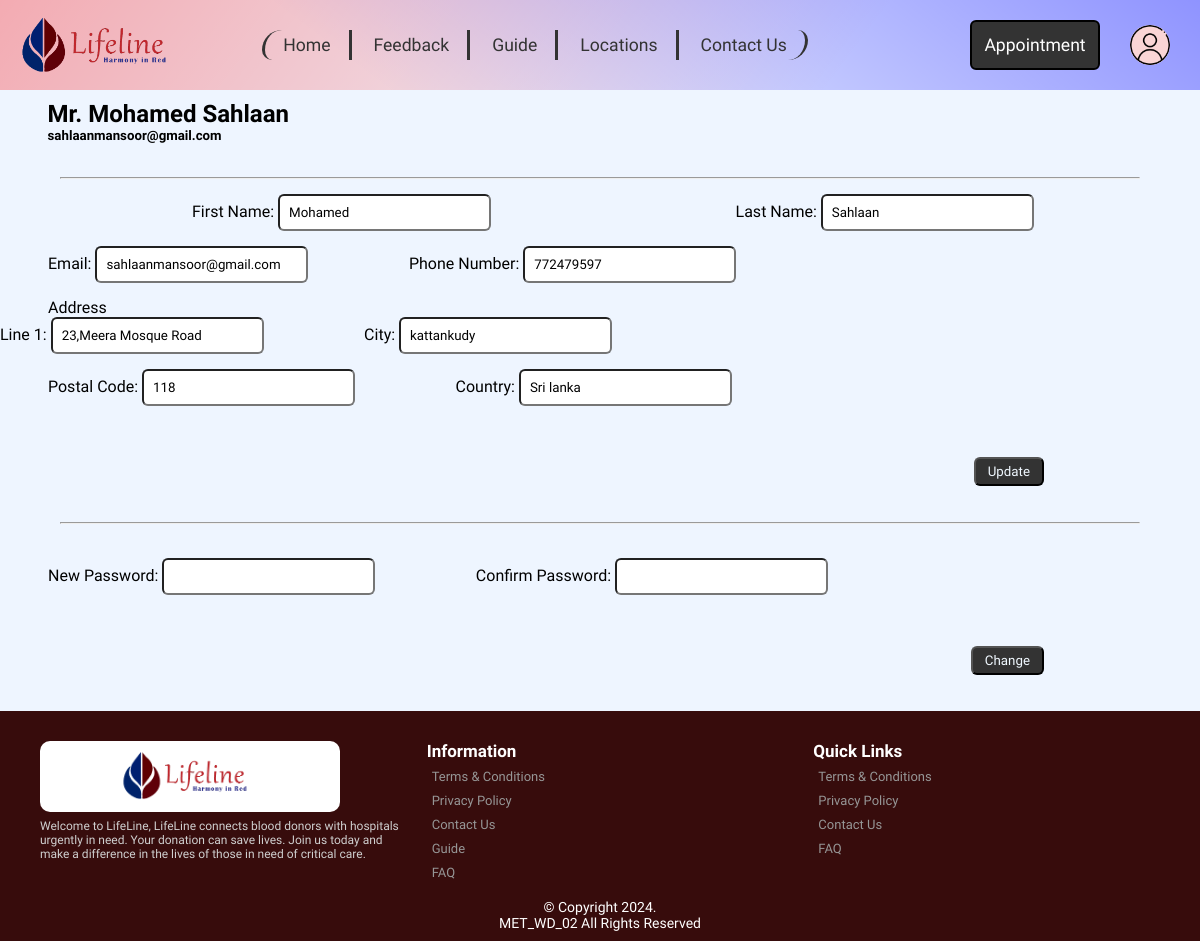
/donor_edit.php (signed in), run on the app's committed database.
### tables this page shows
CREATE TABLE
    donor (
        Donor_id INT AUTO_INCREMENT NOT NULL,
        Salutation VARCHAR(10) NOT NULL,
        F_name VARCHAR(50) NOT NULL,
        L_name VARCHAR(50) NOT NULL,
        NIC VARCHAR(20) UNIQUE NOT NULL,
        DOB VARCHAR(20) NOT NULL,
        Gender VARCHAR(20) NOT NULL,
        Phone_no INT (10) NOT NULL,
        Blood_Group VARCHAR(5) NOT NULL,
        Email VARCHAR(100) UNIQUE NOT NULL,
        Line1 VARCHAR(200) NOT NULL,
        City VARCHAR(100) NOT NULL,
        Postal_Code VARCHAR(15) NOT NULL,
        Country VARCHAR(30) NOT NULL,
        D_Password VARCHAR(20) NOT NULL,
        CONSTRAINT Doner_PK PRIMARY KEY (Donor_id)
    );

### donor_edit.php (the view, shortened to what this page needs)
<?php
require 'header.php';
include 'CRUD/edit_donor_process.php';
$query = "SELECT *
     FROM donor
     WHERE Donor_id='$_SESSION[userID]'";
$result_donor = mysqli_query($conn, $query);
$row = mysqli_fetch_assoc($result_donor);
$Fname = $row['F_name'];
$Lname = $row['L_name'];
$Email = $row['Email'];
$Phone = $row['Phone_no'];
$Line1 = $row['Line1'];
$city = $row['City'];
$postalCode = $row['Postal_Code'];
$country = $row['Country'];
?>
<!DOCTYPE html>
<html>
<head>
    <link rel="stylesheet" href="css/donor_edit.css" />
</head>
<body>
    <main class="frame">
        <div class="sec1">
            <div class="row1">
                <div class="blue">
                    <?php
                    echo "<h2 class=\"blue\">" . $_SESSION['username'] . "</h2>";
                    ?></div>
                <div class="head">
                    <?php echo "<h5 class=\"head\">" . $_SESSION['email'] . "</h5>"; ?>
                </div>
            </div>
        </div>
        <br />
        <hr />
        <form method="post">
            <div class="sec1">
                <div class="one">
                    <label for="fname">First Name: </label>
                    <input type="text" name="fname" value="<?php echo $Fname; ?>">
                </div>
                <div class="one">
                    <label for="lname">Last Name: </label>
                    <input type="text" name="lname" value="<?php echo $Lname; ?>">
                </div>
            </div>
            <div class="sec2">
                <div class="two">
                    <label for="email">Email: </label>
                    <input type="text" name="email" value="<?php echo $Email; ?>">
                </div>
                <div class="two">
                    <label for="phone">Phone Number: </label>
                    <input type="text" name="phone" value="<?php echo $Phone; ?>">
                </div>
            </div>
            <div class="sec3">
                <div class="three">
                    <label for="email">Address <br> Line 1: </label>
                    <input type="text" name="line1" value="<?php echo $Line1; ?>">
                </div>
                <div class="three">
                    <label for="city">City: </label>
                    <input type="text" name="city" value="<?php echo $city; ?>">
                </div>
            </div>
            <div class="sec4">
                <div class="four">
                    <label for="pcode">Postal Code: </label>
                    <input type="text" name="pcode" value="<?php echo $postalCode; ?>">
                </div>
                <div class="four">
                    <label for="country">Country: </label>
                    <input type="text" name="country" value="<?php echo $country; ?>">
                </div>
            </div>
            <input class="update" type="submit" name="update" value="Update">
        </form>
        <br>
        <hr>
        <br>
        <form method="post" onsubmit="return validateForm()">
            <div class="sec5">
                <div class="five">
                    <label for="password">New Password: </label>
                    <input type="password" name="password" id="password">
                </div>
                <div class="five">
                    <label for="cPassword">Confirm Password: </label>
                    <input type="password" name="cPassword" id="cPassword">
                </div>
            </div>
            <input class="change" type="submit" name="change" value="Change">
        </form>
    </main>
</body>
<?php
require 'footer.php';
?>
</html>

### css/index.css (style rules this page uses)
* { padding:0; margin:0; box-sizing:border-box; font-family: 'Space Mono','Tilt Neon','sans-serif'; }
body { justify-content: center; align-items: center; background-color:#EEF5FF; margin-top: 100px; min-height: 100vh; }

### css/donor_edit.css (style rules this page uses)
input { border-radius: 6px; padding: 0.75%; }
.sec1,.sec2,.sec3,.sec4,.sec5 { text-align: left; margin: 15px 0; }
.one,.two,.three,.four,.five { font-family:sans-serif; font-weight: 350px; display: inline; margin:0 4%; }
.one { margin-left: 16%; }
.change,.update { color: aliceblue; font: weight 1200px; background-color:#333; padding: 5px 12px; margin:3% 13%; float: right; }
hr { margin: auto; width: 90%; }
.blue,.head { margin-left: 2%; }
body { background-image:url(/images/bg4.jpg); background-repeat: no-repeat; background-size: cover; background-position: fixed; font-weight: 10px; font-family: sans-serif; }

### data on the page
donor: fname "Mohamed", lname "Sahlaan", email "sahlaanmansoor@gmail.com", phone "772479597", line1 "23,Meera Mosque Road", city "kattankudy", pcode "118", country "Sri lanka"

### other printed values
$_SESSION['username'] "Mr. Mohamed Sahlaan"
$_SESSION['email'] "sahlaanmansoor@gmail.com"
